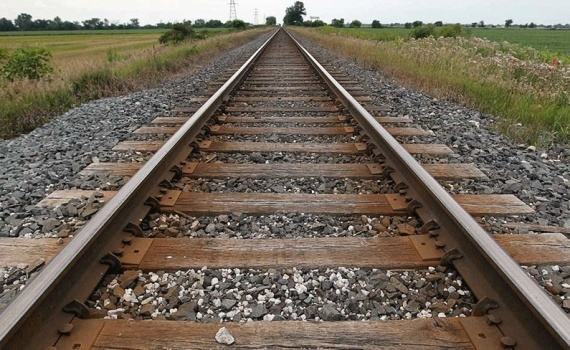
//> input picture Aula4/img/railway.jpg, 570 x 350 px, given in place of the camera
$ ./Canny   (built with g++ and OpenCV 4)
//> lines starting //> are read from the running program, lines starting //| are printed output that depends on the picture
#include <opencv2/opencv.hpp>
#include <iostream>

using namespace cv;
using namespace std;

int ratio = 3;		//ratio of lower to upper threshold
int const maxRatio = 5;
int ksize;			//kernel size
int lowThresh;		//Canny threshold
int const maxLowThresh = 200;

Mat frame, final, detEdges;

void CannyThresh(int, void*) {
	//applies blur filter
	blur(frame, detEdges, Size(3, 3));

	//uses Canny algorythm
	Canny(detEdges, detEdges, lowThresh, lowThresh*ratio, ksize);

	//uses Canny output as mask
	final = Scalar::all(0);

	//copies mask to frame
	frame.copyTo(final, detEdges);

	//displays result (shows pixels in "frame" that correspond to Canny output)
	imshow("Canny Edge Detection", final);
}

int main() {
	//opens default camera
	VideoCapture cap(0);

	//check if success
	if (!cap.isOpened()) return -1;

	//presents user interface
	system("clear");		//clears terminal window
	cout << endl << "---------------------" << endl;
	cout << " Canny Edge Detector " << endl;
	cout << "---------------------" << endl << endl;
	cout << " Choose kernel size [3, 5 or 7]: ";
	cin >> ksize;
//> the answer given: 3

	namedWindow("Canny Edge Detection", 1);

	for(;;) {
		cap >> frame;								//gets a new frame from camera
//> frame is the input picture: 350 rows x 570 cols, CV_8UC3; mean B, G, R 90.3, 104.3, 114.8
		imshow("Video Capture", frame);				//shows original capture

		//creates matrix with same size and type as "frame"
		final.create(frame.size(), frame.type());

		//converts to grayscale
		cvtColor(frame, frame, CV_BGR2GRAY);
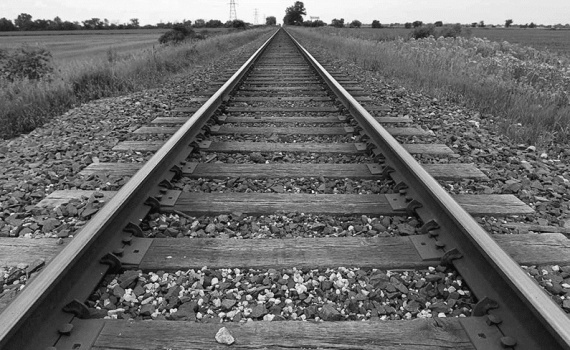
//> frame: 350 rows x 570 cols, CV_8UC1; min 4, max 255, mean 105.8

		//creates trackbar for user input
		createTrackbar("Min Threshold:", "Canny Edge Detection", &lowThresh, maxLowThresh, CannyThresh);
//> slider 'Min Threshold:' is set to 40
		createTrackbar("Thresh Ratio:", "Canny Edge Detection", &ratio, maxRatio, CannyThresh);

		//uses CannyThresh function, declared above
		CannyThresh(0, 0);
//> in CannyThresh, `blur(frame, detEdges, Size(3, 3));`:
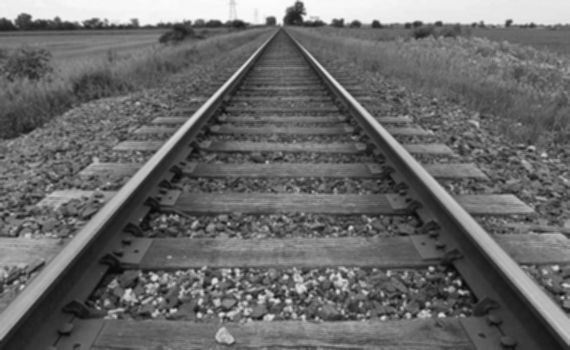
//> detEdges: 350 rows x 570 cols, CV_8UC1; min 9, max 252, mean 105.8
//> in CannyThresh, `Canny(detEdges, detEdges, lowThresh, lowThresh*ratio, ksize);`:
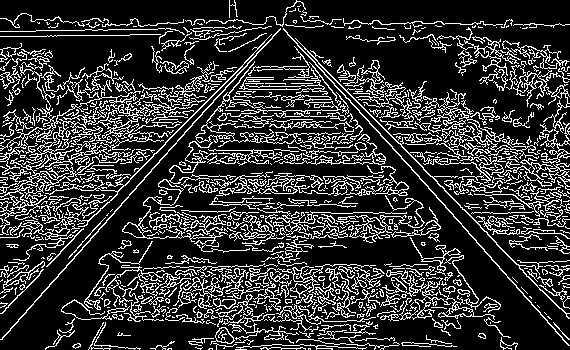
//> detEdges: 350 rows x 570 cols, CV_8UC1; 20.5% white in thin lines or dots
//> in CannyThresh, `frame.copyTo(final, detEdges);`:
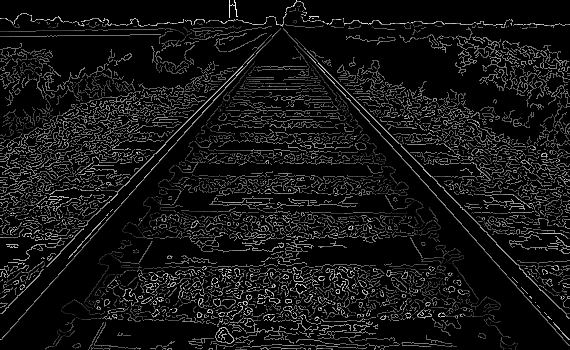
//> final: 350 rows x 570 cols, CV_8UC1; min 0, max 255, mean 20.6

	    if (waitKey(5) >= 0) break;				//waits 5ms for program to render next frame
//> the Esc key is pressed
	}

	return 0;
}
